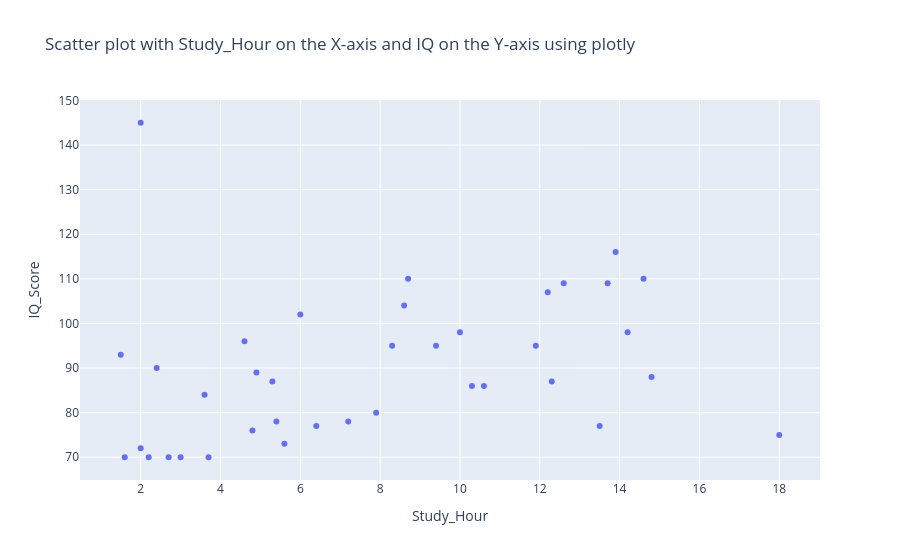

Here is the notebook cell this chart was saved with:
### Markdown cell above
#### Create a scatter plot with Study_Hours on the X-axis and IQ on the Y-axis.

### Code cell
fig = px.scatter(
    students, 
    x='Study_Hour', 
    y='IQ_Score', 
    title='Scatter plot with Study_Hour on the X-axis and IQ on the Y-axis using plotly'
)
fig.show()

### Figure 1 — Plotly figure (JSON) as saved in the notebook; plotly's stock layout.template omitted (floating-point values rounded to 4 significant figures)
{"data": [{"hovertemplate": "Study_Hour=%{x}<br>IQ_Score=%{y}<extra></extra>", "legendgroup": "", "marker": {"color": "#636efa", "symbol": "circle"}, "mode": "markers", "name": "", "orientation": "v", "showlegend": false, "type": "scatter", "x": [2.0, 18.0, 7.2, 8.7, 8.6, 4.8, 7.9, 12.6, 5.6, 14.6, 14.2, 13.7, 11.9, 8.3, 9.4, 4.6, 12.2, 12.3, 6.4, 2.7, 5.4, 5.3, 10.0, 2.2, 2.4, 4.9, 2.0, 10.6, 14.8, 1.6, 3.0, 10.3, 3.7, 13.5, 13.9, 1.5, 3.6, 6.0], "xaxis": "x", "y": [72, 75, 78, 110, 104, 76, 80, 109, 73, 110, 98, 109, 95, 95, 95, 96, 107, 87, 77, 70, 78, 87, 98, 70, 90, 89, 145, 86, 88, 70, 70, 86, 70, 77, 116, 93, 84, 102], "yaxis": "y"}], "layout": {"legend": {"tracegroupgap": 0}, "title": {"text": "Scatter plot with Study_Hour on the X-axis and IQ on the Y-axis using plotly"}, "xaxis": {"anchor": "y", "domain": [0, 1], "title": {"text": "Study_Hour"}}, "yaxis": {"anchor": "x", "domain": [0, 1], "title": {"text": "IQ_Score"}}}}
